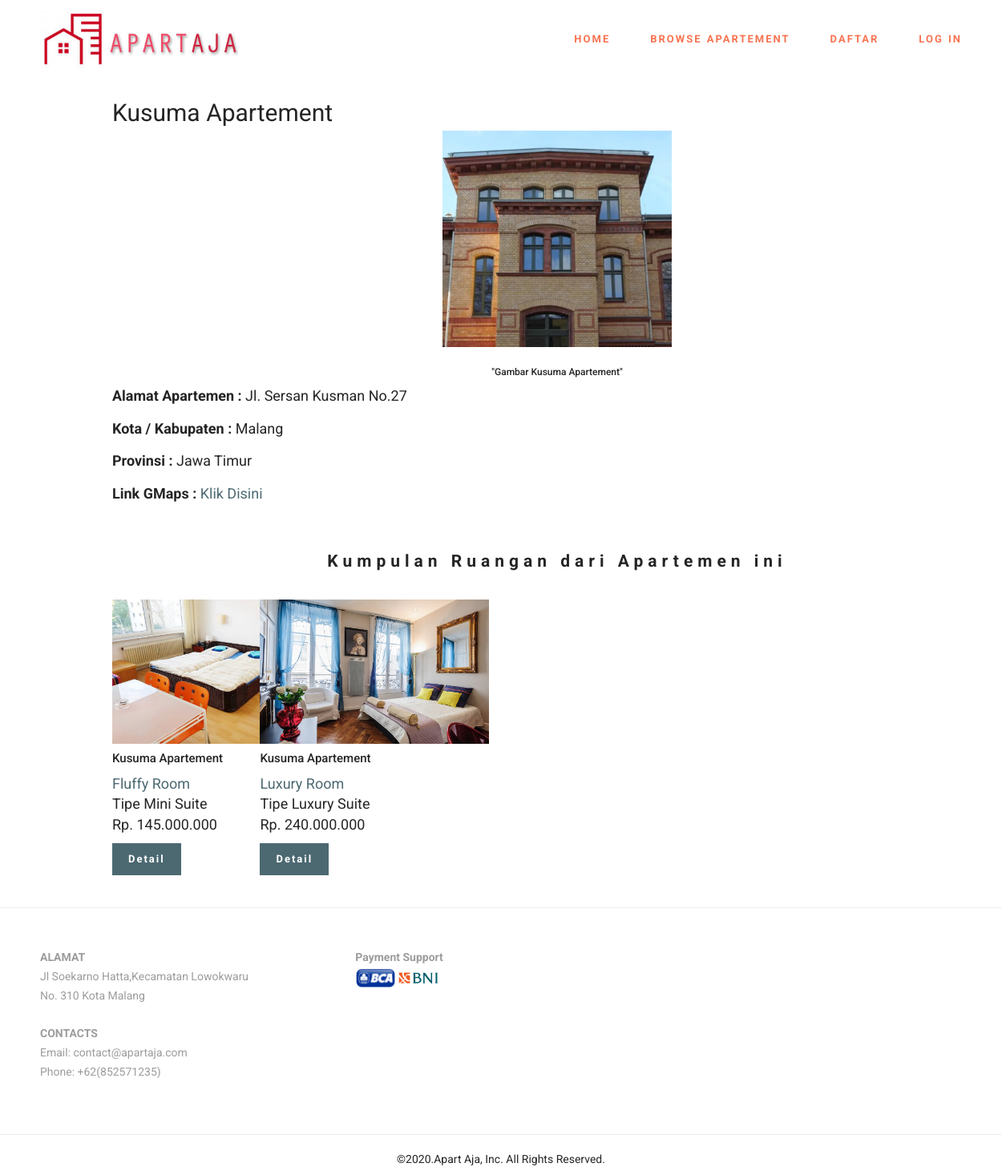
The page /apartemen/detailApartemen/13 on the database its author committed.
### tables this page shows
CREATE TABLE `apartemen` (
  `id_apartemen` int(11) NOT NULL,
  `id_pengelola` int(11) NOT NULL,
  `nama_apartemen` varchar(255) NOT NULL,
  `alamat_apartemen` varchar(255) NOT NULL,
  `kota_kabupaten` varchar(200) NOT NULL,
  `provinsi` varchar(200) NOT NULL,
  `gambar_apartemen` text NOT NULL,
  `maps_link` text NOT NULL DEFAULT '#'
);

CREATE TABLE `ruangan_apartemen` (
  `id_ruangan` int(11) NOT NULL,
  `id_apartemen` int(11) NOT NULL,
  `id_pengelola` int(11) NOT NULL,
  `nama_ruangan` varchar(255) NOT NULL,
  `jenis_ruangan` varchar(250) NOT NULL,
  `harga_beli` bigint(20) NOT NULL,
  `detail_ruangan` text NOT NULL,
  `sisa_ruang_apartemen` int(10) NOT NULL,
  `gambar_utama` text NOT NULL
);

### application/controllers/Apartemen.php (called while the page is built, shortened)
<?php
class Apartemen extends CI_Controller
{
    public function __construct()
    {
        $this->load->model('apartemen_model');
        $this->load->model('user_model');
        $this->load->model('ruangan_model');
    }
    public function detailApartemen($id)
    {
        $data['apart'] = $this->apartemen_model->getAllApartemenById($id);
        $data['ruanganapart'] = $this->ruangan_model->getAllRuanganByIdApartemen($id);
        $level = $this->session->userdata('level');
        if ($level == 'user' or $level == 'admin') {
            $this->load->view('templates/header-user', $data);
        } else {
            $this->load->view('templates/header-guest', $data);
        }
        $this->load->view('apartemen/detail', $data);
        $this->load->view('templates/footer');
    }
}

### index.php (called while the page is built, shortened)
<?php
require_once BASEPATH.'core/CodeIgniter.php';

### application/models/Apartemen_model.php (called while the page is built, shortened)
<?php
class apartemen_model extends CI_Model
{
    public function getAllApartemenById($id_apart)
    {
        $query = $this->db->query("SELECT * FROM apartemen as a JOIN pengelola_apartemen pa ON a.id_pengelola = pa.id_pengelola WHERE a.id_apartemen = '$id_apart'");
        return $query->result_array();
    }
}

### application/models/Ruangan_model.php (called while the page is built, shortened)
<?php
class ruangan_model extends CI_Model
{
	public function getAllRuanganByIdApartemen($id_apart)
	{
		$query = $this->db->query("SELECT * FROM ruangan_apartemen as ra JOIN apartemen a ON ra.id_apartemen = a.id_apartemen WHERE ra.id_apartemen = $id_apart");
		return $query->result_array();
	}
}

### application/views/apartemen/detail.php (the view, shortened to what this page needs)
<div class="container" style="padding: 20px; margin: 0 auto ;margin-top:100px;">
    <div class="row">
        <div class="col-md-12" style="margin-left:70px;margin-right:70px;">
            <?php
            foreach ($apart as $apartemen) {
            ?>
                <span style="margin-top:20px;margin-bottom: 20px;font-size: 30px"><?= $apartemen['nama_apartemen'] ?> Apartement</span>
                <div class="card-body" style="font-size: 18px">
                    <div class="card-body">
                        <center>
                            <img style="width:286px;margin-bottom: 15px" src="<?= base_url() ?>assets/img/gambar_apartemen/<?= $apartemen['gambar_apartemen'] ?>" alt="Card image cap">
                        </center>
                        <center>
                            <h5 class="card-title">"Gambar <?= $apartemen['nama_apartemen'] ?> Apartement"</h5>
                        </center>
                        <p class="card-text">
                            <label for=""><b>Alamat Apartemen : </b></label>
                            <?= $apartemen['alamat_apartemen']; ?>
                        </p>
                        <p class="card-text">
                            <label for=""><b>Kota / Kabupaten :</b></label>
                            <?= $apartemen['kota_kabupaten']; ?>
                        </p>
                        <p class="card-text">
                            <label for=""><b>Provinsi :</b></label>
                            <?= $apartemen['provinsi']; ?>
                        </p>
                        <p class="card-text">
                            <label for=""><b>Link GMaps :</b></label>
                            <a target="_blank" style="text-decoration: none" href="<?= $apartemen['maps_link']; ?>">Klik Disini</a>
                        </p>
                        <p class="card-text">
                            <label><b>
                                    <h3>
                                        <center>Kumpulan Ruangan dari Apartemen ini</center>
                                    </h3>
                                </b></label>
                        </p><br>
                        <?php
                        foreach ($ruanganapart as $ruanganApartemen) {
                        ?>
                            <div class="card" onclick="location.href='detail-ruang-apartemen.php?id_ruangan=<?= $ruanganApartemen['id_ruangan'] ?>'" style="width: 18rem;display:inline-block;cursor: pointer">
                                <img style="width:286px;height:180px" src="<?= base_url() ?>assets/img/gambar_ruangan/<?= $ruanganApartemen['gambar_utama'] ?>" alt="Card image cap">
                                <div class="card-body">
                                    <h4 class="card-title"><?= $ruanganApartemen['nama_apartemen'] ?> Apartement</h4>
                                    <p class="card-text"><a style="text-decoration: none;" href="detail-ruang-apartemen.php?id_ruangan=<?= $ruanganApartemen['id_ruangan'] ?>"><?= $ruanganApartemen['nama_ruangan'] ?> Room</a><br>Tipe <?= $ruanganApartemen['jenis_ruangan'] ?><br>Rp. <?= number_format($ruanganApartemen['harga_beli'], 0, ',', '.');; ?></p>
                                    <a href="detail-ruang-apartemen.php?id_ruangan=<?= $ruanganApartemen['id_ruangan'] ?>" class="btn btn-primary">Detail</a>
                                </div>
                            </div>
                        <?php
                        }
                        ?>
                    </div>
                <?php
            }
                ?>
                </div>
        </div>
    </div>
</div>

### assets/mobirise/css/style.css (style rules this page uses)
html { position: relative; min-height: 100%; }

### rows shown on the page
apartemen: nama_apartemen "Kusuma", gambar_apartemen (picture), alamat_apartemen "Jl. Sersan Kusman No.27", kota_kabupaten "Malang", provinsi "Jawa Timur"
ruangan_apartemen: gambar_utama (picture), id_apartemen.nama_apartemen "Kusuma", nama_ruangan "Fluffy", jenis_ruangan "Mini Suite", harga_beli "145.000.000"
ruangan_apartemen: gambar_utama (picture), id_apartemen.nama_apartemen "Kusuma", nama_ruangan "Luxury", jenis_ruangan "Luxury Suite", harga_beli "240.000.000"
